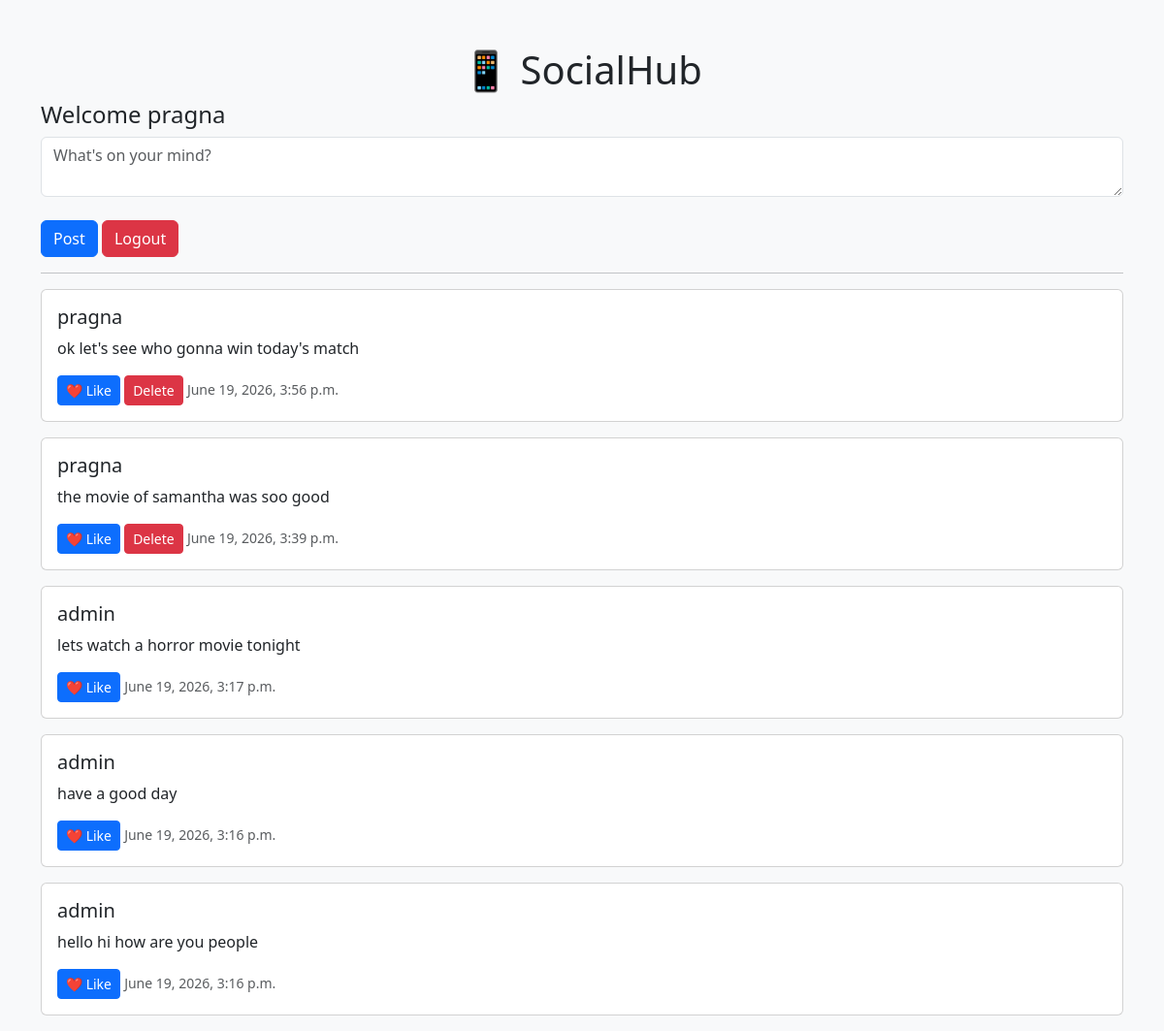
Screenshot of / (signed in) with the database file from the repository.
### social/models.py (models this page shows, shortened)
class Post(models.Model):
    user = models.ForeignKey(User, on_delete=models.CASCADE)
    content = models.TextField()
    created_at = models.DateTimeField(auto_now_add=True)

### social/views.py (the view)
# urls.py: path('', home, name='home'),
def home(request):
    posts = Post.objects.all().order_by('-created_at')
    return render(request, 'home.html', {'posts': posts})

### social/templates/home.html (shortened to what this page needs)
<!DOCTYPE html>
<html>
<head>
    <link href="https://cdn.jsdelivr.net/npm/bootstrap@5.3.3/dist/css/bootstrap.min.css" rel="stylesheet">
</head>
<body class="bg-light">
<div class="container mt-5">
    <h1 class="text-center">📱 SocialHub</h1>
    {% if user.is_authenticated %}
    <h4>Welcome {{ user.username }}</h4>
    <form method="POST" action="/create_post/">
        <textarea class="form-control"
                  name="content"
                  placeholder="What's on your mind?"
                  required></textarea>
        <br>
        <button class="btn btn-primary">
            Post
        </button>
        <a href="/logout/" class="btn btn-danger">
            Logout
        </a>
    </form>
    {% endif %}
    <hr>
    {% for post in posts %}
    <div class="card mb-3">
        <div class="card-body">
            <h5>{{ post.user.username }}</h5>
            <p>{{ post.content }}</p>
            <a href="{% url 'like_post' post.id %}" class="btn btn-primary btn-sm">
❤️ Like
</a>
            {% if post.user == request.user %}
<a href="{% url 'delete_post' post.id %}" class="btn btn-danger btn-sm">
Delete
</a>
{% endif %}
            <small class="text-muted">
                {{ post.created_at }}
            </small>
        </div>
    </div>
    {% endfor %}
</div>
</body>
</html>

### rows the page displays
Post: user.username "pragna", content "ok let's see who gonna win today's match", shows "Delete", created_at "June 19, 2026, 3:56 p.m."
Post: user.username "pragna", content "the movie of samantha was soo good", shows "Delete", created_at "June 19, 2026, 3:39 p.m."
Post: user.username "admin", content "lets watch a horror movie tonight", created_at "June 19, 2026, 3:17 p.m."
Post: user.username "admin", content "have a good day", created_at "June 19, 2026, 3:16 p.m."
Post: user.username "admin", content "hello hi how are you people", created_at "June 19, 2026, 3:16 p.m."

### other values shown
{{ user.username }} "pragna"
